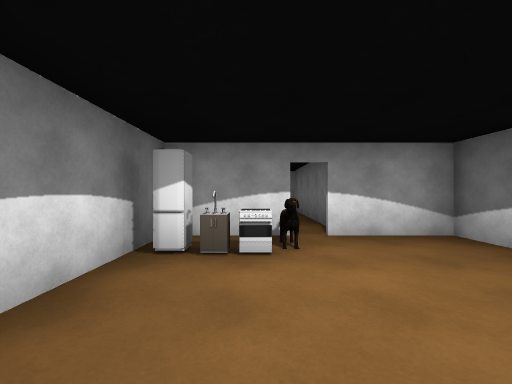
View 1 (above)

16 first-person views from a walk through a Unity game level. The camera is 1.4 m above the floor, looks level and sees 90° across. The floor is counted in squares, 2 m on a side. Each view is taken from the middle of a square. On the plan, view 1 faces up. The plan holds only what a view shows up to about 9 squares ahead; the rest is blank. The place goes on beyond the plan. Some animated figures are left out.

View 2
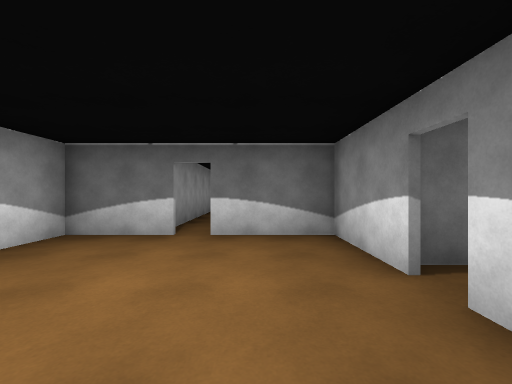

View 3
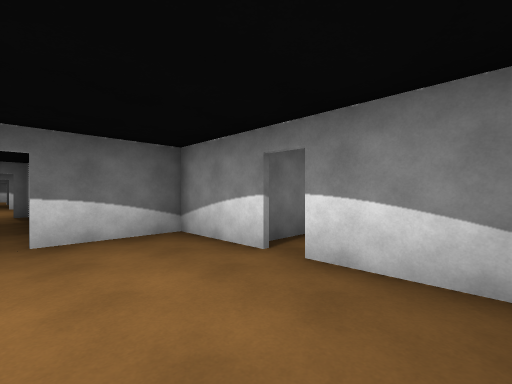

View 4
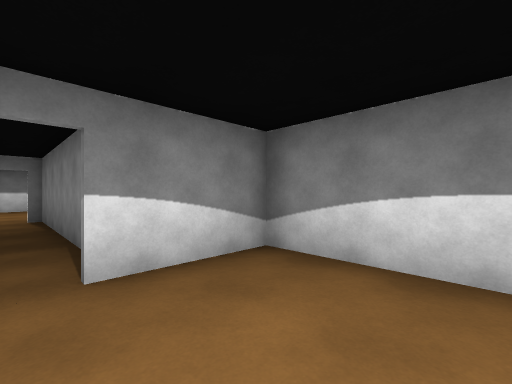

View 5
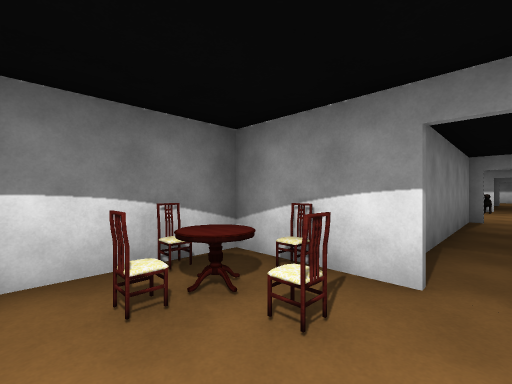

View 6
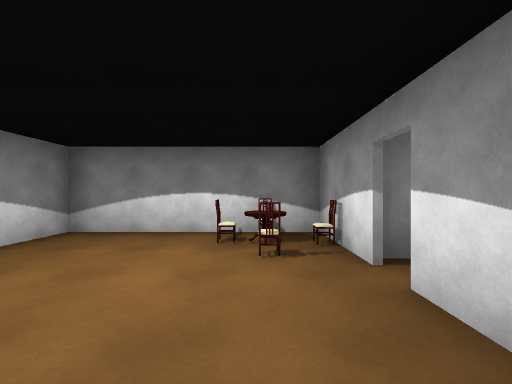

View 7
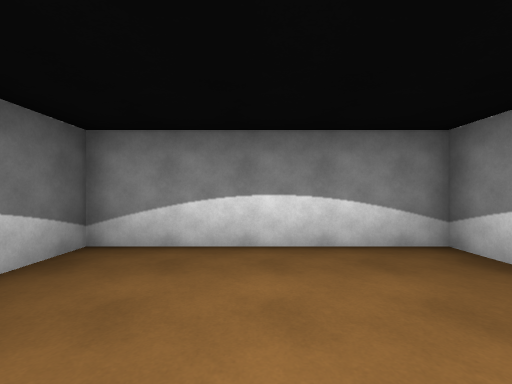

View 8
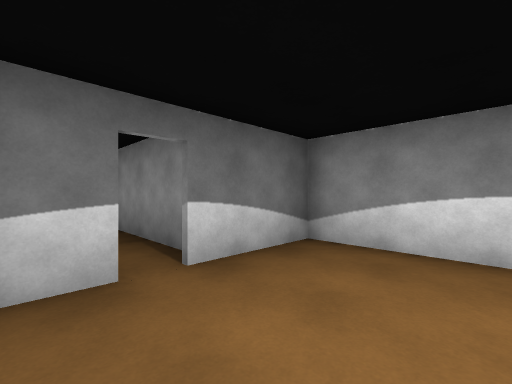

View 9
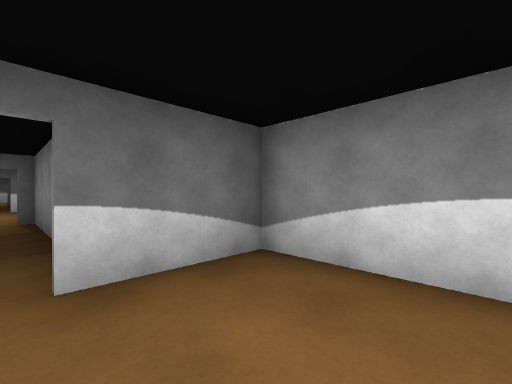

View 10
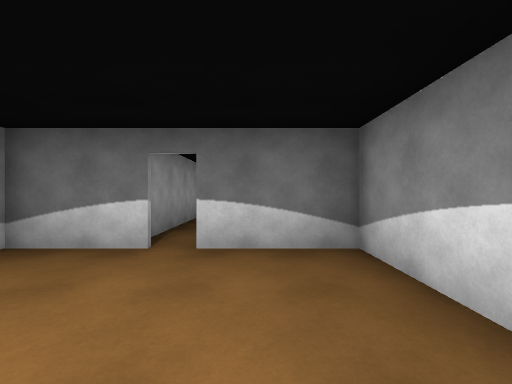

View 11
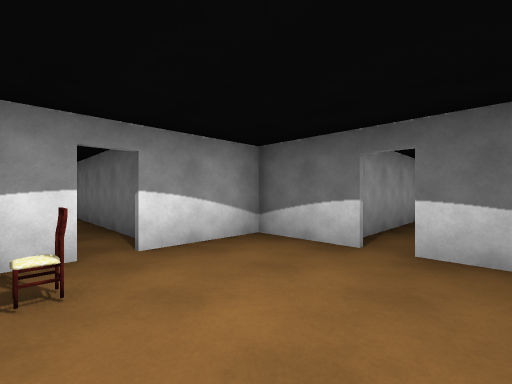

View 12
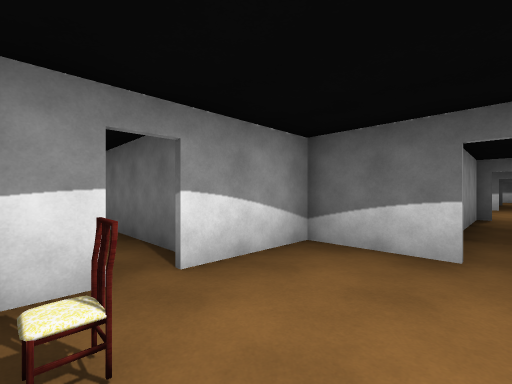

View 13
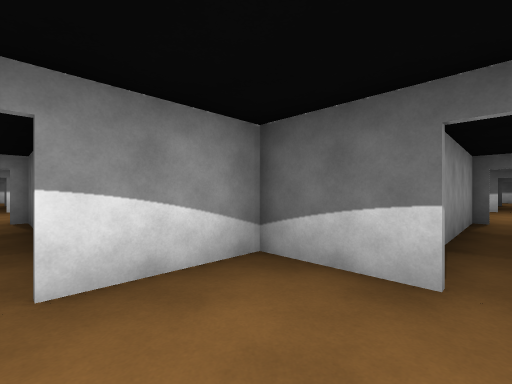

View 14
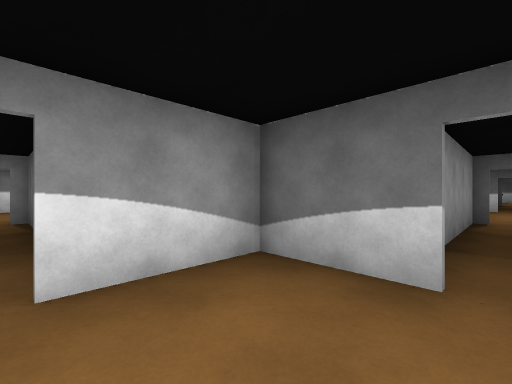

View 15
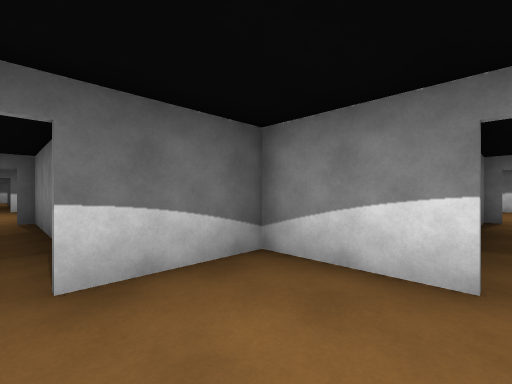

View 16
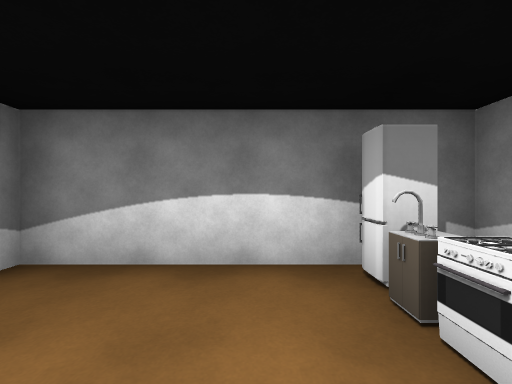

### Floor plan
Points are (right, up) in squares from view 1. A wall is a line through its corners. A room is listed if a view was taken in it or the views show most of it. See-through windows are left out.
Room 1 (views 1, 2, 3, 4, 14, 15, 16)
walls: (1.1, -0.3) (3.2, -0.3) (3.2, 1.8); (3.2, 2.3) (3.2, 4.1) (1.1, 4.1); (0.3, -0.5) (0.3, -5.6); (0.6, 4.1) (-1.5, 4.1) (-1.5, -0.3) (0.6, -0.3); (5.9, 1.4) (8.2, 1.4); (8.4, 2.6) (4.1, 2.6); (1.5, -5.6) (1.5, -0.5)
ways out: opening at (1, -5) to room 2; opening at (1, 4); opening at (9, 2)
objects: other object (-1, 3); other object (0, 2); other object (0, 3); other object (1, 3)
Room 2 (views 5, 6, 7, 8, 9, 10, 11, 12, 13)
walls: (3.2, -7.7) (3.2, -5.9) (1.1, -5.9); (3.8, -8.5) (8.5, -8.5); (-0.4, -5.9) (-1.5, -5.9) (-1.5, -10.3) (3.2, -10.3) (3.2, -8.2); (8.4, -7.4) (3.9, -7.4)
ways out: opening at (1, -5) to room 1; opening at (8, -8)
objects: other object (-1, -8); other object (-1, -7); other object (0, -7); other object (0, -6)

Where each view was taken, in squares from view 1:
view 1: 0 up, 0 right, facing up
view 2: 1 up, 1 left, facing right
view 3: 2 up, 1 left, facing down-right
view 4: 2 up, 1 right, facing down-left
view 5: 8 down, 1 right, facing up-left
view 6: 7 down, 3 right, facing left
view 7: 7 down, 1 right, facing down
view 8: 7 down, 1 right, facing down-right
view 9: 8 down, 1 right, facing down-right
view 10: 9 down, 0 right, facing right
view 11: 9 down, 0 right, facing up-right
view 12: 8 down, 0 right, facing up-right
view 13: 8 down, 1 right, facing up-right
view 14: 2 up, 1 right, facing up-right
view 15: 2 up, 1 right, facing down-right
view 16: 2 up, 1 right, facing left
